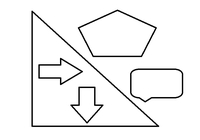
#> input picture resizedImages/resized_extreme.jpg, 200 x 140 px
$ python image_to_gcode.py --input resizedImages/resized_extreme.jpg --output out.png
#> lines starting #> are read from the running program, lines starting #| are printed output that depends on the picture; after the words box and inside, x2 and y2 are one past the last pixel; in counts of white or black regions, pixels touching at a corner belong together
#> in main, image is the input picture: shape (140, 200, 3); min 0, max 255, mean 242.3
#!/usr/bin/python3
#pylint: disable=no-member

import numpy as np
from scipy import ndimage
import imageio
from PIL import Image, ImageFilter
import constants
import argparse


class CircularRange:
    def __init__(self, begin, end, value):
        self.begin, self.end, self.value = begin, end, value

    def __repr__(self):
        return f"[{self.begin},{self.end})->{self.value}"

    def halfway(self):
        return int((self.begin + self.end) / 2)


class Graph:

    class Node:
        def __init__(self, point, index):
            self.x, self.y = point
            self.index = index
            self.connections = {}

            global x_values
            global y_values
            global commands
            x_values = []
            y_values = []
            commands = []

        def __repr__(self):
            return f"({self.y},{-self.x})"

        def _addConnection(self, to):
            # i.e. not already used in gcode generation
            self.connections[to] = False

        def toDotFormat(self):
            return (f"{self.index} [pos=\"{self.y},{-self.x}!\", label=\"{self.index}\\n{self.x},{self.y}\"]\n" +
                    "".join(f"{self.index}--{conn}\n" for conn in self.connections if self.index < conn))

    def __init__(self):
        self.nodes = []

    def __getitem__(self, index):
        return self.nodes[index]

    def __repr__(self):
        return repr(self.nodes)

    def addNode(self, point):
        index = len(self.nodes)
        self.nodes.append(Graph.Node(point, index))
        return index

    def addConnection(self, a, b):
        self.nodes[a]._addConnection(b)
        self.nodes[b]._addConnection(a)

    def distance(self, a, b):
        return np.hypot(self[a].x-self[b].x, self[a].y-self[b].y)

    def areConnectedWithin(self, a, b, maxDistance):
        if maxDistance < 0:
            return False
        elif a == b:
            return True
        else:
            for conn in self[a].connections:
                if self.areConnectedWithin(conn, b, maxDistance - self.distance(conn, b)):
                    return True
            return False

    def saveAsDotFile(self, f):
        f.write("graph G {\nnode [shape=plaintext];\n")
        for node in self.nodes:
            f.write(node.toDotFormat())
        f.write("}\n")

    def saveAsGcodeFile(self, f):
        # First follow all paths that have a start/end node (i.e. are not cycles)
        # The next chosen starting node is the closest to the current position

        def pathGcode(i, insidePath):
            global x_values
            global y_values
            global commands

            f.write(f"G{1 if insidePath else 0} X{self[i].y} Y{-self[i].x}\n")
            x_values.append(self[i].y)
            y_values.append(self[i].x)
            commands.append(1 if insidePath else 0)

            for connTo, alreadyUsed in self[i].connections.items():
                if not alreadyUsed:
                    self[i].connections[connTo] = True
                    self[connTo].connections[i] = True

                    return pathGcode(connTo, True)
            return i

        possibleStartingNodes = set()
        for i in range(len(self.nodes)):
            if len(self[i].connections) == 0 or len(self[i].connections) % 2 == 1:
                possibleStartingNodes.add(i)

        if len(possibleStartingNodes) != 0:
            node = next(iter(possibleStartingNodes))  # first element
            while 1:
                possibleStartingNodes.remove(node)
                pathEndNode = pathGcode(node, False)

                if len(self[node].connections) == 0:
                    assert pathEndNode == node
                    f.write(f"G1 X{self[node].y} Y{-self[node].x}\n")
                else:
                    possibleStartingNodes.remove(pathEndNode)

                if len(possibleStartingNodes) == 0:
                    break

                minDistanceSoFar = np.inf
                for nextNode in possibleStartingNodes:
                    distance = self.distance(pathEndNode, nextNode)
                    if distance < minDistanceSoFar:
                        minDistanceSoFar = distance
                        node = nextNode

        # Then pick the node closest to the current position that still has unused/available connections
        # That node must belong to a cycle, because otherwise it would have been used above
        # TODO improve by finding Eulerian cycles

        cycleNodes = set()
        for i in range(len(self.nodes)):
            someConnectionsAvailable = False
            for _, alreadyUsed in self[i].connections.items():
                if not alreadyUsed:
                    someConnectionsAvailable = True
                    break

            if someConnectionsAvailable:
                cycleNodes.add(i)

        def cyclePathGcode(i, insidePath):
            f.write(f"G{1 if insidePath else 0} X{self[i].y} Y{-self[i].x}\n")

            foundConnections = 0
            for connTo, alreadyUsed in self[i].connections.items():
                if not alreadyUsed:
                    if foundConnections == 0:
                        self[i].connections[connTo] = True
                        self[connTo].connections[i] = True
                        cyclePathGcode(connTo, True)

                    foundConnections += 1
                    if foundConnections > 1:
                        break

            if foundConnections == 1:
                cycleNodes.remove(i)

        if len(cycleNodes) != 0:
            node = next(iter(cycleNodes))  # first element
            while 1:
                # since every node has an even number of connections, ANY path starting from it
                # must complete at the same place (see Eulerian paths/cycles properties)
                cyclePathGcode(node, False)

                if len(cycleNodes) == 0:
                    break

                pathEndNode = node
                minDistanceSoFar = np.inf
                for nextNode in possibleStartingNodes:
                    distance = self.distance(pathEndNode, nextNode)
                    if distance < minDistanceSoFar:
                        minDistanceSoFar = distance
                        node = nextNode


class EdgesToGcode:
    def __init__(self, edges):
        self.edges = edges
        self.ownerNode = np.full(np.shape(edges), -1, dtype=int)
        self.xSize, self.ySize = np.shape(edges)
        self.graph = Graph()

    def getCircularArray(self, center, r, smallerArray=None):
        circumferenceSize = len(constants.circumferences[r])
        circularArray = np.zeros(circumferenceSize, dtype=bool)

        if smallerArray is None:
            smallerArray = np.ones(1, dtype=bool)
        smallerSize = np.shape(smallerArray)[0]
        smallerToCurrentRatio = smallerSize / circumferenceSize

        for i in range(circumferenceSize):
            x = center[0] + constants.circumferences[r][i][0]
            y = center[1] + constants.circumferences[r][i][1]

            if x not in range(self.xSize) or y not in range(self.ySize):
                # consider pixels outside of the image as not-edges
                circularArray[i] = False
            else:
                iSmaller = i * smallerToCurrentRatio
                a, b = int(np.floor(iSmaller)), int(np.ceil(iSmaller))

                if smallerArray[a] == False and (b not in range(smallerSize) or smallerArray[b] == False):
                    # do not take into consideration not connected regions (roughly)
                    circularArray[i] = False
                else:
                    circularArray[i] = self.edges[x, y]

        return circularArray

    def toCircularRanges(self, circularArray):
        ranges = []
        circumferenceSize = np.shape(circularArray)[0]

        lastValue, lastValueIndex = circularArray[0], 0
        for i in range(1, circumferenceSize):
            if circularArray[i] != lastValue:
                ranges.append(CircularRange(lastValueIndex, i, lastValue))
                lastValue, lastValueIndex = circularArray[i], i

        ranges.append(CircularRange(lastValueIndex,
                      circumferenceSize, lastValue))
        if len(ranges) > 1 and ranges[-1].value == ranges[0].value:
            ranges[0].begin = ranges[-1].begin - circumferenceSize
            ranges.pop()  # the last range is now contained in the first one
        return ranges

    def getNextPoints(self, point):
        """
        Returns the radius of the circle used to identify the points and
        the points toward which propagate, in a tuple `(radius, [point0, point1, ...])`
        """

        bestRadius = 0
        circularArray = self.getCircularArray(point, 0)
        allRanges = [self.toCircularRanges(circularArray)]
        for radius in range(1, len(constants.circumferences)):
            circularArray = self.getCircularArray(point, radius, circularArray)
            allRanges.append(self.toCircularRanges(circularArray))
            if len(allRanges[radius]) > len(allRanges[bestRadius]):
                bestRadius = radius
            if len(allRanges[bestRadius]) >= 4 and len(allRanges[-2]) >= len(allRanges[-1]):
                # two consecutive circular arrays with the same or decreasing number>=4 of ranges
                break
            elif len(allRanges[radius]) == 2 and radius > 1:
                edge = 0 if allRanges[radius][0].value == True else 1
                if allRanges[radius][edge].end-allRanges[radius][edge].begin < len(constants.circumferences[radius]) / 4:
                    # only two ranges but the edge range is small (1/4 of the circumference)
                    if bestRadius == 1:
                        bestRadius = 2
                    break
            elif len(allRanges[radius]) == 1 and allRanges[radius][0].value == False:
                # this is a point-shaped edge not sorrounded by any edges
                break

        if bestRadius == 0:
            return 0, []

        circularRanges = allRanges[bestRadius]
        points = []
        for circularRange in circularRanges:
            if circularRange.value == True:
                circumferenceIndex = circularRange.halfway()
                x = point[0] + \
                    constants.circumferences[bestRadius][circumferenceIndex][0]
                y = point[1] + \
                    constants.circumferences[bestRadius][circumferenceIndex][1]

                if x in range(self.xSize) and y in range(self.ySize) and self.ownerNode[x, y] == -1:
                    points.append((x, y))

        return bestRadius, points

    def propagate(self, point, currentNodeIndex):
        radius, nextPoints = self.getNextPoints(point)

        # depth first search to set the owner of all reachable connected pixels
        # without an owner and find connected nodes
        allConnectedNodes = set()

        def setSeenDFS(x, y):
            if (x in range(self.xSize) and y in range(self.ySize)
                and np.hypot(x-point[0], y-point[1]) <= radius + 0.5
                    and self.edges[x, y] == True and self.ownerNode[x, y] != currentNodeIndex):
                if self.ownerNode[x, y] != -1:
                    allConnectedNodes.add(self.ownerNode[x, y])
                # index of just added node
                self.ownerNode[x, y] = currentNodeIndex
                setSeenDFS(x+1, y)
                setSeenDFS(x-1, y)
                setSeenDFS(x, y+1)
                setSeenDFS(x, y-1)

        self.ownerNode[point] = -1  # reset to allow DFS to start
        setSeenDFS(*point)
        for nodeIndex in allConnectedNodes:
            if not self.graph.areConnectedWithin(currentNodeIndex, nodeIndex, 11):
                self.graph.addConnection(currentNodeIndex, nodeIndex)

        validNextPoints = []
        for nextPoint in nextPoints:
            if self.ownerNode[nextPoint] == currentNodeIndex:
                # only if this point belongs to the current node after the DFS,
                # which means it is reachable and connected
                validNextPoints.append(nextPoint)

        for nextPoint in validNextPoints:
            nodeIndex = self.graph.addNode(nextPoint)
            self.graph.addConnection(currentNodeIndex, nodeIndex)
            self.propagate(nextPoint, nodeIndex)
            self.ownerNode[point] = currentNodeIndex

    def addNodeAndPropagate(self, point):
        nodeIndex = self.graph.addNode(point)
        self.propagate(point, nodeIndex)

    def buildGraph(self):
        for point in np.ndindex(np.shape(self.edges)):
            if self.edges[point] == True and self.ownerNode[point] == -1:
                radius, nextPoints = self.getNextPoints(point)
                if radius == 0:
                    self.addNodeAndPropagate(point)
                else:
                    for nextPoint in nextPoints:
                        if self.ownerNode[nextPoint] == -1:
                            self.addNodeAndPropagate(nextPoint)

        return self.graph


def sobel(image):
    image = np.array(image, dtype=float)
    image /= 255.0
    Gx = ndimage.sobel(image, axis=0)
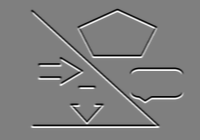
#> Gx: shape (140, 200, 3) float64; min -16, max 16, mean 5.08e-18; drawn with min black and max white
    Gy = ndimage.sobel(image, axis=1)
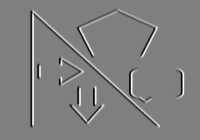
#> Gy: shape (140, 200, 3) float64; min -16, max 16, mean -6.92e-18; drawn with min black and max white
    res = np.hypot(Gx, Gy)
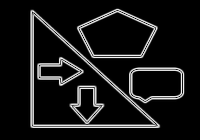
#> res: shape (140, 200, 3) float64; min 0, max 16.89, mean 1.52; drawn with min black and max white
    res /= np.max(res)
    res = np.array(res * 255, dtype=np.uint8)
    return res[2:-2, 2:-2, 0:3]
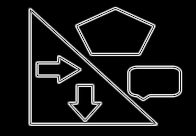
#> returned value: shape (136, 196, 3); min 0, max 255, mean 23.9


def convertToBinaryEdges(edges, threshold):
#> called with threshold = 32
    result = np.maximum.reduce(
        [edges[:, :, 0], edges[:, :, 1], edges[:, :, 2]]) >= threshold
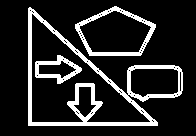
#> result: shape (136, 196) bool; 15% white; 3 white regions, box (x1, y1, x2, y2) and area: (28, 7, 183, 126) 2736, (75, 6, 156, 56) 796, (35, 55, 82, 84) 470
    if np.shape(edges)[2] > 3:
        result[edges[:, :, 3] < threshold] = False
    return result


def parseArgs(namespace):
    argParser = argparse.ArgumentParser(fromfile_prefix_chars="@",
                                        description="Detects the edges of an image and converts them to 2D gcode that can be printed by a plotter")

    argParser.add_argument_group("Data options")
    argParser.add_argument("-i", "--input", type=argparse.FileType('br'), required=True, metavar="FILE",
                           help="Image to convert to gcode; all formats supported by the Python imageio library are supported")
    argParser.add_argument("-o", "--output", type=argparse.FileType('w'), required=True, metavar="FILE",
                           help="File in which to save the gcode result")
    argParser.add_argument("--dot-output", type=argparse.FileType('w'), metavar="FILE",
                           help="Optional file in which to save the graph (in DOT format) generated during an intermediary step of gcode generation")
    argParser.add_argument("-e", "--edges", type=str, metavar="MODE",
                           help="Consider the input file already as an edges matrix, not as an image of which to detect the edges. MODE should be either `white` or `black`, that is the color of the edges in the image. The image should only be made of white or black pixels.")
    argParser.add_argument("-t", "--threshold", type=int, default=32, metavar="VALUE",
                           help="The threshold in range (0,255) above which to consider a pixel as part of an edge (after Sobel was applied to the image or on reading the edges from file with the --edges option)")

    argParser.parse_args(namespace=namespace)

    if namespace.edges is not None and namespace.edges not in ["white", "black"]:
        argParser.error("mode for --edges should be `white` or `black`")
    if namespace.threshold <= 0 or namespace.threshold >= 255:
        argParser.error("value for --threshold should be in range (0,255)")


def main():
    class Args:
        pass
    parseArgs(Args)

    image = imageio.imread(Args.input)
    if Args.edges is None:
        edges = sobel(image)
    elif Args.edges == "black":
        edges = np.invert(image)
    else:  # Args.edges == "white"
        edges = image
    edges = convertToBinaryEdges(edges, Args.threshold)

    converter = EdgesToGcode(edges)
    converter.buildGraph()

    if Args.dot_output is not None:
        converter.graph.saveAsDotFile(Args.dot_output)
    converter.graph.saveAsGcodeFile(Args.output)
    return (x_values, y_values, commands)


if __name__ == "__main__":
    main()

$ run again, on resizedImages/resized_shape2.jpg
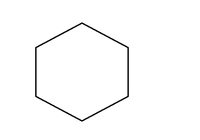
#> input picture resizedImages/resized_shape2.jpg, 200 x 140 px
#> in main, image is the input picture: shape (140, 200, 3); min 0, max 255, mean 251
#> in sobel, `Gy = ndimage.sobel(image, axis=1)`:
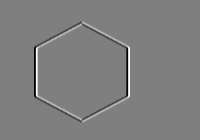
#> Gy: shape (140, 200, 3) float64; min -13.84, max 13.8, mean 5.87e-19; drawn with min black and max white
#> in convertToBinaryEdges, `result = np.maximum.reduce( [edges[:, :, 0], edges[:, :, 1], edges[:, ..`:
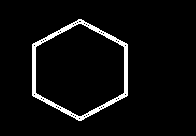
#> result: shape (136, 196) bool; 4.7% white; 1 white region, box (x1, y1, x2, y2) and area: (32, 19, 128, 121) 1244

$ run again, on resizedImages/resized_star.jpg
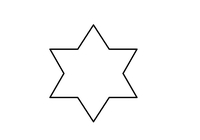
#> input picture resizedImages/resized_star.jpg, 200 x 140 px
#> in main, image is the input picture: shape (140, 200, 3); min 0, max 255, mean 250.7
#> in sobel, `Gy = ndimage.sobel(image, axis=1)`:
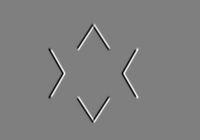
#> Gy: shape (140, 200, 3) float64; min -15.58, max 15.67, mean -8.88e-19; drawn with min black and max white
#> in convertToBinaryEdges, `result = np.maximum.reduce( [edges[:, :, 0], edges[:, :, 1], edges[:, ..`:
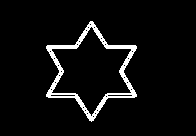
#> result: shape (136, 196) bool; 5.2% white; 1 white region, box (x1, y1, x2, y2) and area: (46, 21, 137, 122) 1376
